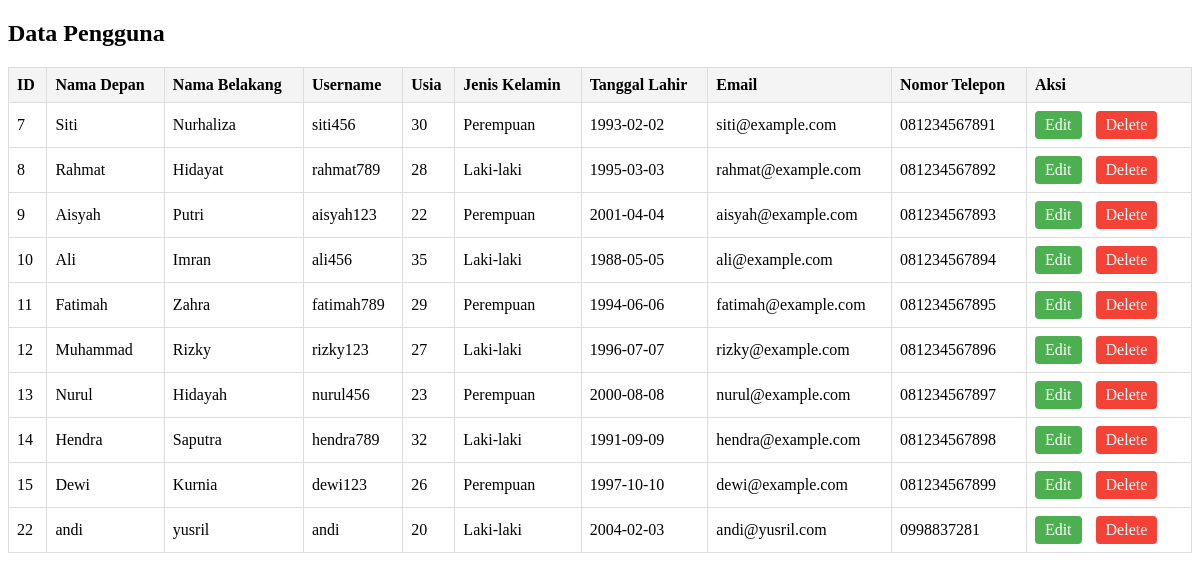
Before: /page-admin/view.php with the older database file.
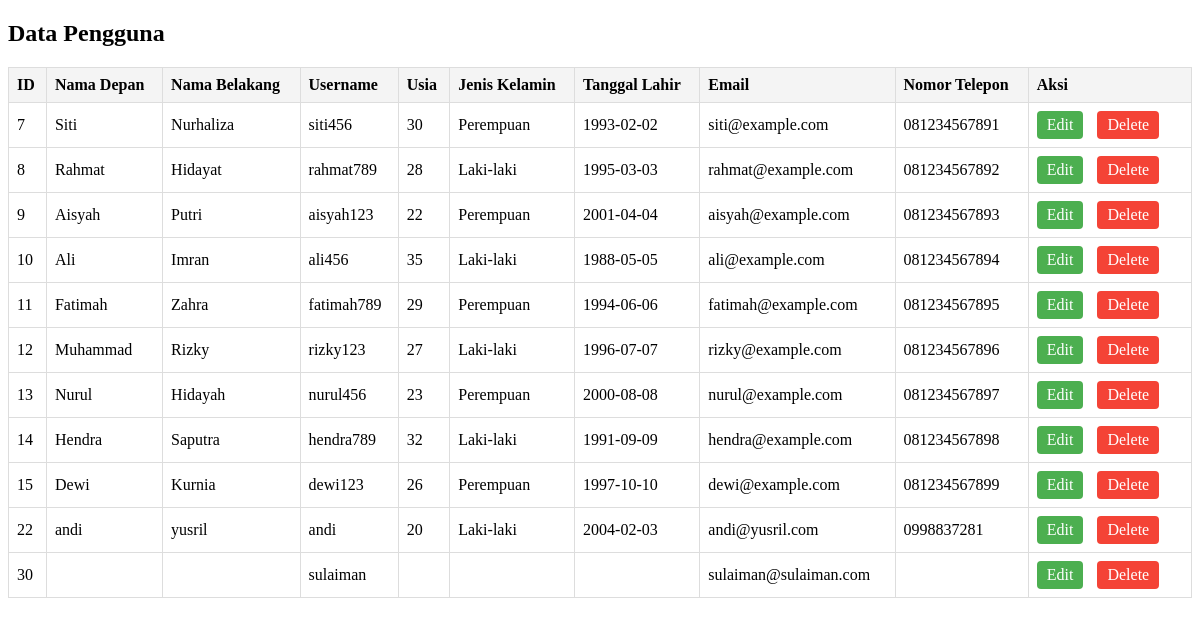
After: the same page with the newer database file.
### tables this page shows
CREATE TABLE `users` (
  `id` int(11) NOT NULL,
  `first_name` varchar(50) DEFAULT NULL,
  `last_name` varchar(50) DEFAULT NULL,
  `username` varchar(50) NOT NULL,
  `password` varchar(255) NOT NULL,
  `age` int(3) DEFAULT NULL,
  `gender` varchar(10) DEFAULT NULL,
  `birth_date` date DEFAULT NULL,
  `email` varchar(100) NOT NULL,
  `phone` varchar(15) DEFAULT NULL,
  `role` varchar(10) NOT NULL DEFAULT 'user'
);

### page-admin/view.php (the view, shortened to what this page needs)
<?php
include "../conn/conn.php";
$result = $conn->query("SELECT * FROM users WHERE role='user'");
?>
<!DOCTYPE html>
<html>
<head>
</head>
<body>
<h2>Data Pengguna</h2>
<table>
    <tr>
        <th>ID</th>
        <th>Nama Depan</th>
        <th>Nama Belakang</th>
        <th>Username</th>
        <th>Usia</th>
        <th>Jenis Kelamin</th>
        <th>Tanggal Lahir</th>
        <th>Email</th>
        <th>Nomor Telepon</th>
        <th>Aksi</th>
    </tr>
    <?php while ($row = $result->fetch_assoc()): ?>
        <tr>
            <td><?php echo $row['id']; ?></td>
            <td><?php echo $row['first_name']; ?></td>
            <td><?php echo $row['last_name']; ?></td>
            <td><?php echo $row['username']; ?></td>
            <td><?php echo $row['age']; ?></td>
            <td><?php echo $row['gender']; ?></td>
            <td><?php echo $row['birth_date']; ?></td>
            <td><?php echo $row['email']; ?></td>
            <td><?php echo $row['phone']; ?></td>
            <td>
    <a class="edit" href="admin_dashboard.php?module=edit&id=<?php echo $row['id']; ?>">Edit</a>
    <a class="delete" href="admin_dashboard.php?module=view&delete_id=<?php echo $row['id']; ?>" onclick="return confirm('Yakin ingin menghapus data ini?')">Delete</a>
            </td>
        </tr>
    <?php endwhile; ?>
</table>
</body>
</html>

Changed rows visible on the page:
added users: id "30", username "sulaiman", email "sulaiman@sulaiman.com"
